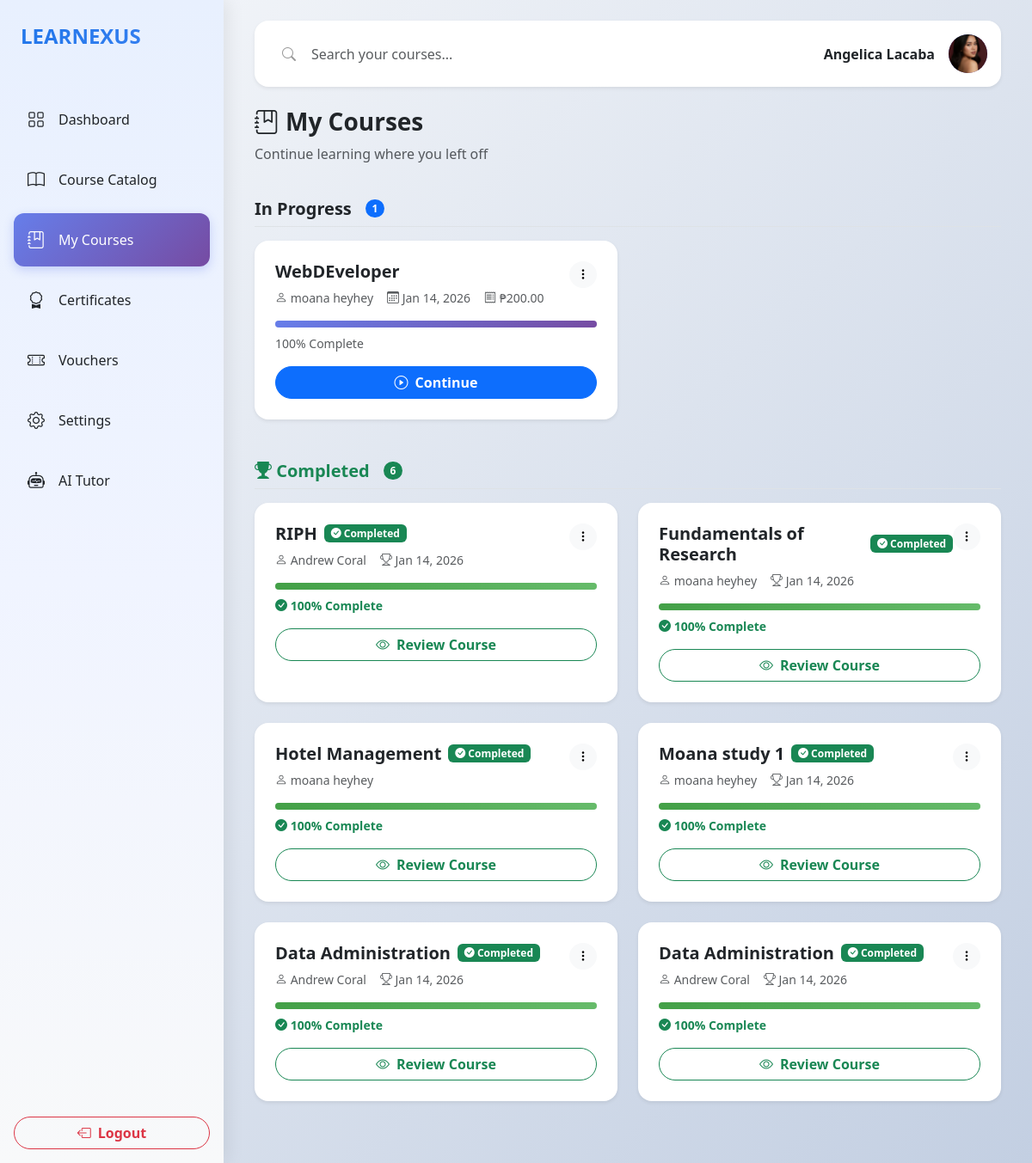
The app's page /student/my_courses.php (signed in), older data.
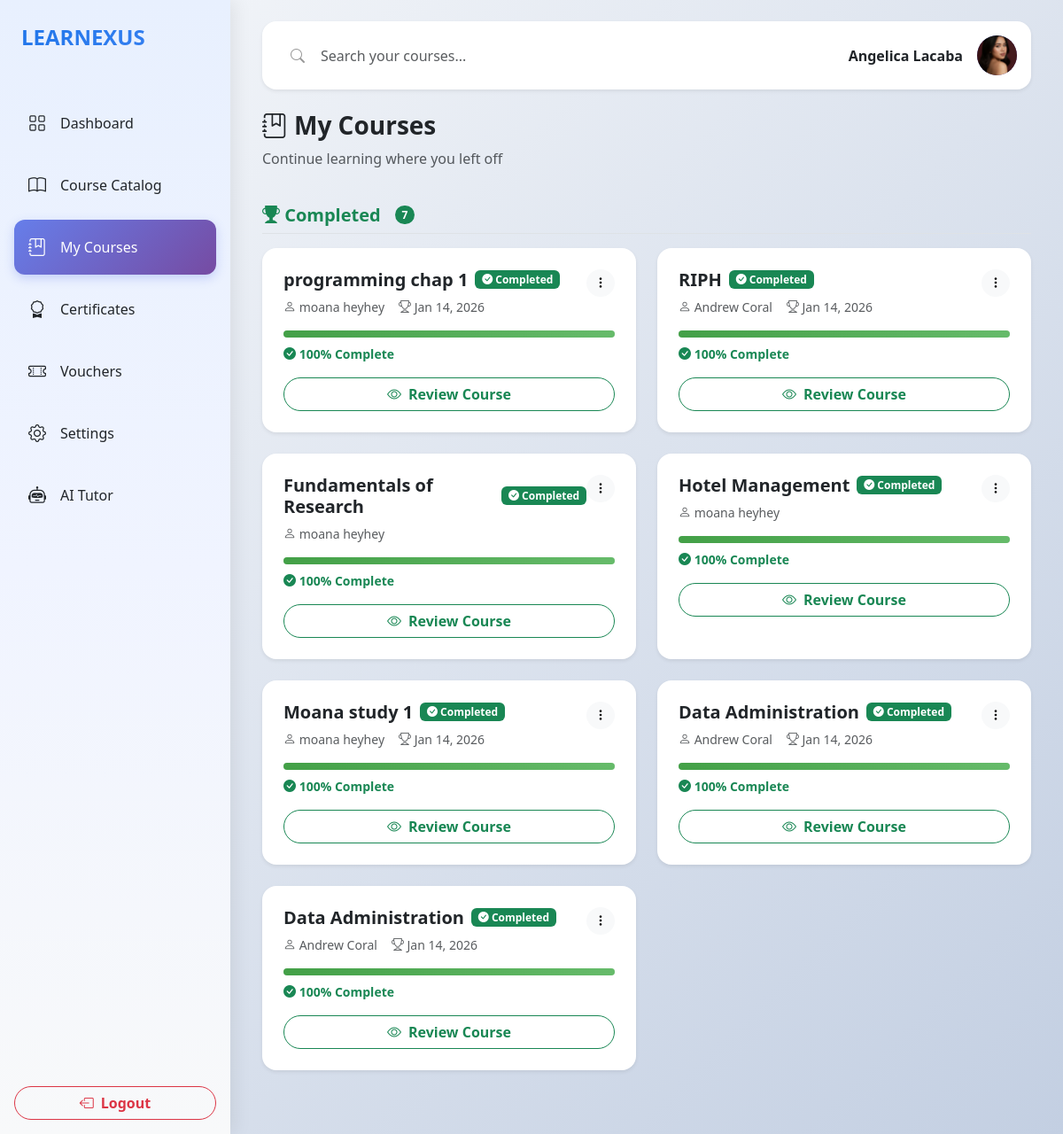
The same page, newer data.
### tables this page shows
CREATE TABLE `enrollments` (
  `enrollmentID` int(11) NOT NULL,
  `userID` int(11) NOT NULL,
  `courseID` int(11) NOT NULL,
  `paymentID` int(11) DEFAULT NULL,
  `progressPercentage` decimal(5,2) DEFAULT 0.00,
  `enrolledAt` timestamp NOT NULL DEFAULT current_timestamp(),
  `completedAt` timestamp NULL DEFAULT NULL,
  `status` enum('active','completed','dropped','pending') DEFAULT 'active'
);

CREATE TABLE `courses` (
  `courseID` int(11) NOT NULL,
  `teacherID` int(11) NOT NULL,
  `title` varchar(255) NOT NULL,
  `description` text DEFAULT NULL,
  `price` decimal(10,2) DEFAULT 0.00,
  `category` varchar(100) DEFAULT NULL,
  `status` enum('draft','published','archived') DEFAULT 'draft',
  `passingScore` int(11) DEFAULT 70,
  `createdAt` timestamp NOT NULL DEFAULT current_timestamp()
);

### student/my_courses.php (the view, shortened to what the changed rows need)
<?php
require_once '../database/db_connect.php';
$userID = $_SESSION['user_id'];
$stmt = $conn->prepare("
    SELECT
        c.*,
        e.enrollmentID,
        e.enrolledAt,
        e.completedAt,
        e.status as enrollmentStatus,
        CONCAT(u.firstName, ' ', u.lastName) as instructorName,
        u.avatar as instructorAvatar,
        p.amount as paidAmount,
        -- Dynamic progress calculation (matching course_learn.php)
        (
            SELECT COUNT(*) FROM lessons WHERE courseID = c.courseID
        ) as totalLessons,
        (
            SELECT COUNT(*)
            FROM lessoncompletion lc
            JOIN lessons l ON lc.lessonID = l.lessonID
            WHERE lc.userID = e.userID AND l.courseID = c.courseID
        ) as completedLessons,
        (
            SELECT quizID FROM quizzes WHERE courseID = c.courseID LIMIT 1
        ) as quizID,
        (
            SELECT CASE
                WHEN EXISTS (
                    SELECT 1 FROM quizresults qr2
                    WHERE qr2.userID = e.userID
                    AND qr2.quizID = (
                        SELECT quizID FROM quizzes WHERE courseID = c.courseID LIMIT 1
                    )
                    AND qr2.status = 'passed'
                ) THEN 1
                ELSE 0
            END
        ) as quizPassed,
        (
            SELECT qr.status FROM quizresults qr
            WHERE qr.userID = e.userID
              AND qr.quizID = (
                  SELECT quizID FROM quizzes WHERE courseID = c.courseID LIMIT 1
              )
            ORDER BY qr.takenAt DESC
            LIMIT 1
        ) as quizStatus
    FROM enrollments e
    JOIN courses c ON e.courseID = c.courseID
    JOIN users u ON c.teacherID = u.userID
    LEFT JOIN payments p ON e.paymentID = p.paymentID
    WHERE e.userID = ? AND e.status IN ('active', 'completed')
    ORDER BY
        CASE WHEN e.status = 'completed' THEN 1 ELSE 0 END ASC,
        e.enrolledAt DESC
");
$stmt->execute([$userID]);
$enrolledCourses = $stmt->fetchAll();
$activeCourses = [];
$completedCourses = [];
foreach ($enrolledCourses as $course) {
    if ($course['enrollmentStatus'] === 'completed') {
        $completedCourses[] = $course;
    } else {
        $activeCourses[] = $course;
    }
}
?>
<!DOCTYPE html>
<html lang="en">
<head>
    <link href="https://cdn.jsdelivr.net/npm/bootstrap@5.3.3/dist/css/bootstrap.min.css" rel="stylesheet">
    <link rel="stylesheet" href="https://cdn.jsdelivr.net/npm/bootstrap-icons@1.11.1/font/bootstrap-icons.css">
</head>
<body>
    <main class="main-content p-3 p-lg-4">
        <div class="container-fluid">
            <div class="row mb-4">
                <div class="col-12">
                    <h1 class="h3 fw-bold"><i class="bi bi-journal-bookmark me-2"></i>My Courses</h1>
                </div>
            </div>
            <?php if (count($enrolledCourses) > 0): ?>
                <?php if (count($activeCourses) > 0): ?>
                    <div class="row mb-3">
                        <div class="col-12">
                            <div class="d-flex align-items-center gap-3 border-bottom pb-2">
                                <h2 class="h5 fw-bold mb-0">In Progress</h2>
                                <span class="badge bg-primary rounded-pill"><?php echo count($activeCourses); ?></span>
                            </div>
                        </div>
                    </div>
                    <div class="row g-4 mb-5">
                        <?php foreach ($activeCourses as $course): ?>
                            <div class="col-12 col-lg-6" data-course-id="<?php echo $course['enrollmentID']; ?>">
                                <div class="card border-0 rounded-4 shadow-sm card-hover h-100">
                                    <div class="card-body p-4">
                                        <div class="d-flex justify-content-between align-items-start mb-3">
                                            <div class="flex-grow-1">
                                                <h5 class="fw-bold mb-2"><?php echo htmlspecialchars($course['title']); ?></h5>
                                                <div class="d-flex flex-wrap gap-3 text-muted small">
                                                    <span><i class="bi bi-person"></i>
                                                        <?php echo htmlspecialchars($course['instructorName']); ?></span>
                                                    <span><i class="bi bi-calendar3"></i>
                                                        <?php echo date('M d, Y', strtotime($course['enrolledAt'])); ?></span>
                                                    <?php if ($course['paidAmount'] > 0): ?>
                                                        <span><i class="bi bi-receipt"></i>
                                                            ₱<?php echo number_format($course['paidAmount'], 2); ?></span>
                                                    <?php else: ?>
                                                        <span class="badge bg-success">FREE</span>
                                                    <?php endif; ?>
                                                </div>
                                            </div>
                                            <div class="dropdown">
                                                <button class="btn btn-sm btn-light rounded-circle" type="button"
                                                    data-bs-toggle="dropdown">
                                                    <i class="bi bi-three-dots-vertical"></i>
                                                </button>
                                            </div>
                                        </div>
                                        <div class="progress mb-2" style="height: 8px;">
                                            <div class="progress-bar progress-gradient"
                                                style="width: <?php echo $course['progressPercentage']; ?>%"></div>
                                        </div>
                                        <p class="text-muted small mb-3"><?php echo round($course['progressPercentage']); ?>%
                                            Complete</p>
                                        <button class="btn btn-primary w-100 rounded-pill fw-semibold"
                                            onclick="window.location.href='course_learn.php?id=<?php echo $course['courseID']; ?>'">
                                            <i
                                                class="bi bi-play-circle me-2"></i><?php echo $course['progressPercentage'] > 0 ? 'Continue' : 'Start Course'; ?>
                                        </button>
                                    </div>
                                </div>
                            </div>
                        <?php endforeach; ?>
                    </div>
                <?php endif; ?>
                <?php if (count($completedCourses) > 0): ?>
                    <div class="row mb-3">
                        <div class="col-12">
                            <div class="d-flex align-items-center gap-3 border-bottom pb-2">
                                <h2 class="h5 fw-bold mb-0 text-success"><i class="bi bi-trophy-fill"></i> Completed</h2>
                                <span class="badge bg-success rounded-pill"><?php echo count($completedCourses); ?></span>
                            </div>
                        </div>
                    </div>
                    <div class="row g-4 mb-5">
                        <?php foreach ($completedCourses as $course): ?>
                            <div class="col-12 col-lg-6" data-course-id="<?php echo $course['enrollmentID']; ?>">
                                <div class="card border-0 rounded-4 shadow-sm card-hover h-100 border-success">
                                    <div class="card-body p-4">
                                        <div class="d-flex justify-content-between align-items-start mb-3">
                                            <div class="flex-grow-1">
                                                <div class="d-flex align-items-center gap-2 mb-2">
                                                    <h5 class="fw-bold mb-0"><?php echo htmlspecialchars($course['title']); ?></h5>
                                                    <span class="badge bg-success"><i class="bi bi-check-circle-fill"></i>
                                                        Completed</span>
                                                </div>
                                                <div class="d-flex flex-wrap gap-3 text-muted small">
                                                    <span><i class="bi bi-person"></i>
                                                        <?php echo htmlspecialchars($course['instructorName']); ?></span>
                                                    <?php if ($course['completedAt']): ?>
                                                        <span><i class="bi bi-trophy"></i>
                                                            <?php echo date('M d, Y', strtotime($course['completedAt'])); ?></span>
                                                    <?php endif; ?>
                                                </div>
                                            </div>
                                            <div class="dropdown">
                                                <button class="btn btn-sm btn-light rounded-circle" type="button"
                                                    data-bs-toggle="dropdown">
                                                    <i class="bi bi-three-dots-vertical"></i>
                                                </button>
                                            </div>
                                        </div>
                                        <div class="progress mb-2" style="height: 8px;">
                                            <div class="progress-bar progress-success" style="width: 100%"></div>
                                        </div>
                                        <p class="text-success small fw-semibold mb-3"><i class="bi bi-check-circle-fill"></i> 100%
                                            Complete</p>
                                        <?php if ($course['quizStatus'] === 'failed'): ?>
                                            <button class="btn btn-warning w-100 rounded-pill fw-semibold"
                                                onclick="window.location.href='retake_course.php?id=<?php echo $course['courseID']; ?>'">
                                                <i class="bi bi-arrow-repeat me-2"></i>Retake Course
                                            </button>
                                        <?php else: ?>
                                            <button class="btn btn-outline-success w-100 rounded-pill fw-semibold"
                                                onclick="window.location.href='course_content.php?id=<?php echo $course['courseID']; ?>'">
                                                <i class="bi bi-eye me-2"></i>Review Course
                                            </button>
                                        <?php endif; ?>
                                    </div>
                                </div>
                            </div>
                        <?php endforeach; ?>
                    </div>
                <?php endif; ?>
            <?php endif; ?>
        </div>
    </main>
</body>
</html>

Row changes from the older to the newer data that the page shows:
removed enrollments: courseID.title "WebDEveloper", instructorName "moana heyhey", enrolledAt "Jan 14, 2026", paidAmount "200.00", progressPercentage "100", shown under "In Progress"
added enrollments: courseID.title "programming chap 1", instructorName "moana heyhey", completedAt "Jan 14, 2026", shown under "Completed"
changed enrollments "Fundamentals of Research": completedAt "Jan 14, 2026" → (not shown)
Text that changed along with them:
count($completedCourses): "6" → "7"
count($activeCourses): "1" → (not shown)
text no longer shown: "In Progress"
